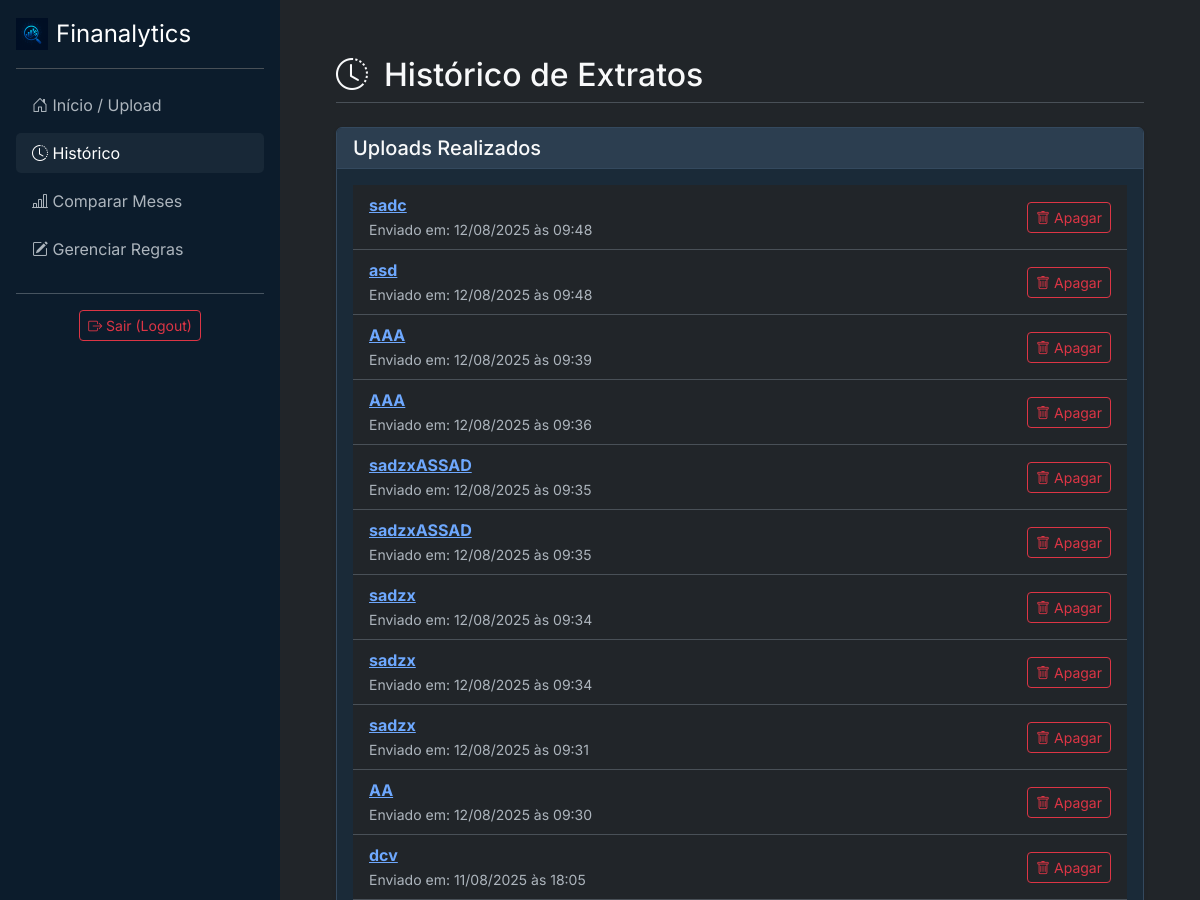
Page /historico/ (signed in, upper part) on the earlier database version.
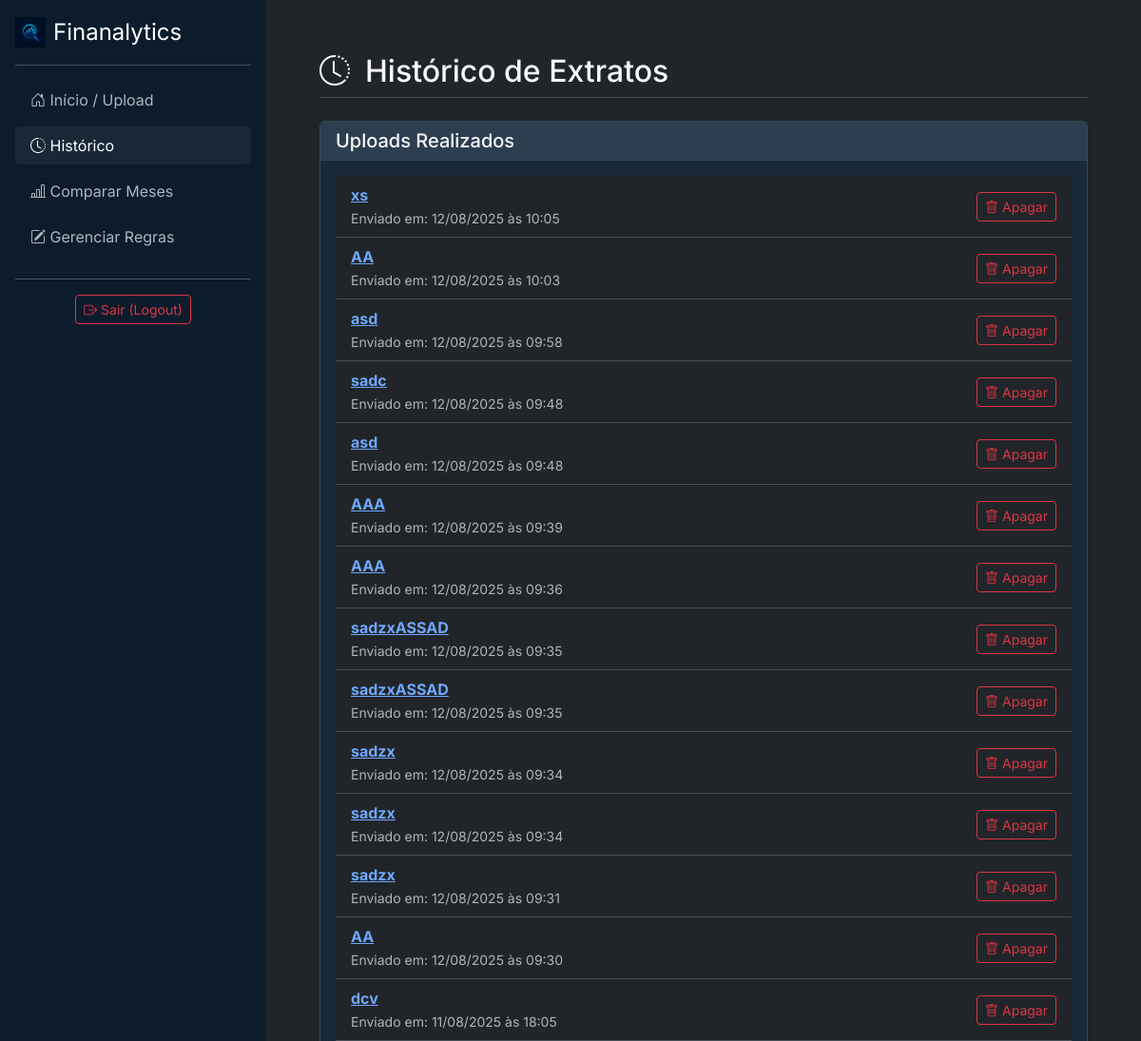
Same page on the later database version.
### analisador/models.py (models this page shows, shortened)
class Extrato(models.Model):
    usuario = models.ForeignKey(User, on_delete=models.CASCADE)
    mes_referencia = models.CharField(max_length=50, help_text="Ex: Julho/2025")
    data_upload = models.DateTimeField(auto_now_add=True) # Salva a data do upload automaticamente

### analisador/views.py (the view)
# urls.py: path('historico/', views.historico_extratos, name='historico'),
@login_required
def historico_extratos(request):
    extratos = Extrato.objects.filter(usuario=request.user).order_by('-data_upload')
    contexto = {
        'extratos': extratos,
        'active_page': 'historico'
    }
    return render(request, 'analisador/historico.html', contexto)

### analisador/templates/analisador/historico.html (shortened to what this page needs)
{% extends 'analisador/base.html' %}
{% block content %}
    <div class="d-flex justify-content-between align-items-center mb-4 pb-2 border-bottom">
        <h1 class="h2 mb-0"><i class="bi bi-clock-history me-3"></i>Histórico de Extratos</h1>
    </div>
    <div class="card shadow-sm">
        <div class="card-header">
            <h5 class="card-title mb-0">Uploads Realizados</h5>
        </div>
        <div class="card-body">
{% if extratos %}
    <ul class="list-group list-group-flush">
        {% for extrato in extratos %}
        <li class="list-group-item d-flex justify-content-between align-items-center">
            <div>
                <a href="{% url 'pagina_relatorio' extrato_id=extrato.id %}">
                    <strong>{{ extrato.mes_referencia }}</strong>
                </a>
                <br>
                <small class="text-muted">Enviado em: {{ extrato.data_upload|date:"d/m/Y \à\s H:i" }}</small>
            </div>
            <div>
                <form action="{% url 'apagar_extrato' extrato_id=extrato.id %}" method="POST" onsubmit="return confirm('Tem certeza que deseja apagar este extrato e todas as suas transações? Esta ação não pode ser desfeita.');">
                    <button type="submit" class="btn btn-sm btn-outline-danger">
                        <i class="bi bi-trash"></i> Apagar
                    </button>
                </form>
            </div>
        </li>
        {% endfor %}
    </ul>
{% else %}
    <p class="text-center text-muted">Você ainda não enviou nenhum extrato.</p>
{% endif %}
        </div>
    </div>
{% endblock %}

Differences in the rows shown:
added Extrato: mes_referencia "xs", data_upload "12/08/2025 às 10:05"
added Extrato: mes_referencia "AA", data_upload "12/08/2025 às 10:03"
added Extrato: mes_referencia "asd", data_upload "12/08/2025 às 09:58"
